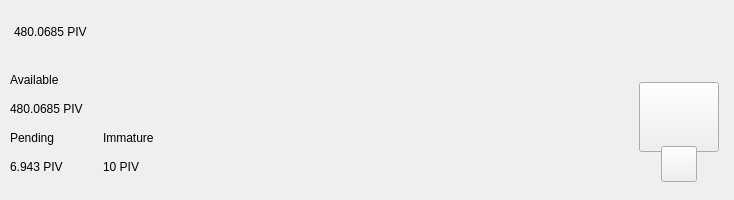
<?xml version="1.0" encoding="UTF-8"?>
<ui version="4.0">
 <class>TopBar</class>
 <widget class="QWidget" name="TopBar">
  <property name="geometry">
   <rect>
    <x>0</x>
    <y>0</y>
    <width>734</width>
    <height>200</height>
   </rect>
  </property>
  <property name="minimumSize">
   <size>
    <width>0</width>
    <height>200</height>
   </size>
  </property>
  <property name="maximumSize">
   <size>
    <width>16777215</width>
    <height>200</height>
   </size>
  </property>
  <property name="windowTitle">
   <string>Form</string>
  </property>
  <layout class="QVBoxLayout" name="verticalLayout_10" stretch="0">
   <property name="spacing">
    <number>0</number>
   </property>
   <property name="leftMargin">
    <number>0</number>
   </property>
   <property name="topMargin">
    <number>0</number>
   </property>
   <property name="rightMargin">
    <number>0</number>
   </property>
   <property name="bottomMargin">
    <number>0</number>
   </property>
   <item>
    <widget class="PFBorderImage" name="containerTop">
     <layout class="QVBoxLayout" name="verticalLayout_11">
      <property name="spacing">
       <number>0</number>
      </property>
      <property name="leftMargin">
       <number>0</number>
      </property>
      <property name="topMargin">
       <number>0</number>
      </property>
      <property name="rightMargin">
       <number>0</number>
      </property>
      <property name="bottomMargin">
       <number>0</number>
      </property>
      <item>
       <widget class="QWidget" name="top_container_2" native="true">
        <property name="minimumSize">
         <size>
          <width>0</width>
          <height>65</height>
         </size>
        </property>
        <layout class="QHBoxLayout" name="top_container">
         <property name="spacing">
          <number>0</number>
         </property>
         <property name="leftMargin">
          <number>14</number>
         </property>
         <property name="topMargin">
          <number>0</number>
         </property>
         <property name="rightMargin">
          <number>14</number>
         </property>
         <property name="bottomMargin">
          <number>0</number>
         </property>
         <item alignment="Qt::AlignVCenter">
          <widget class="QWidget" name="widgetTopAmount" native="true">
           <property name="sizePolicy">
            <sizepolicy hsizetype="Preferred" vsizetype="Maximum">
             <horstretch>0</horstretch>
             <verstretch>0</verstretch>
            </sizepolicy>
           </property>
           <layout class="QHBoxLayout" name="horizontalLayout_5">
            <property name="spacing">
             <number>0</number>
            </property>
            <property name="leftMargin">
             <number>0</number>
            </property>
            <property name="topMargin">
             <number>0</number>
            </property>
            <property name="rightMargin">
             <number>0</number>
            </property>
            <property name="bottomMargin">
             <number>0</number>
            </property>
            <item alignment="Qt::AlignTop">
             <widget class="QLabel" name="labelAmountTopPiv">
              <property name="minimumSize">
               <size>
                <width>0</width>
                <height>36</height>
               </size>
              </property>
              <property name="styleSheet">
               <string notr="true">padding:0px;margin:0px;</string>
              </property>
              <property name="text">
               <string notr="true">480.0685 PIV</string>
              </property>
             </widget>
            </item>
           </layout>
          </widget>
         </item>
         <item>
          <spacer name="horizontalSpacer">
           <property name="orientation">
            <enum>Qt::Horizontal</enum>
           </property>
           <property name="sizeHint" stdset="0">
            <size>
             <width>40</width>
             <height>20</height>
            </size>
           </property>
          </spacer>
         </item>
         <item>
          <layout class="QHBoxLayout" name="horizontalLayout_4">
           <property name="spacing">
            <number>12</number>
           </property>
           <property name="rightMargin">
            <number>0</number>
           </property>
           <item alignment="Qt::AlignRight">
            <widget class="QWidget" name="layoutSync" native="true">
             <property name="minimumSize">
              <size>
               <width>0</width>
               <height>36</height>
              </size>
             </property>
             <property name="maximumSize">
              <size>
               <width>16777215</width>
               <height>36</height>
              </size>
             </property>
             <layout class="QVBoxLayout" name="verticalLayout_9">
              <property name="leftMargin">
               <number>0</number>
              </property>
              <property name="topMargin">
               <number>0</number>
              </property>
              <property name="rightMargin">
               <number>0</number>
              </property>
              <property name="bottomMargin">
               <number>0</number>
              </property>
              <item>
               <widget class="ExpandableButton" name="pushButtonSync" native="true">
                <property name="minimumSize">
                 <size>
                  <width>36</width>
                  <height>36</height>
                 </size>
                </property>
                <property name="maximumSize">
                 <size>
                  <width>16777215</width>
                  <height>36</height>
                 </size>
                </property>
               </widget>
              </item>
             </layout>
            </widget>
           </item>
           <item>
            <widget class="ExpandableButton" name="pushButtonHDUpgrade" native="true">
             <property name="minimumSize">
              <size>
               <width>36</width>
               <height>36</height>
              </size>
             </property>
            </widget>
           </item>
           <item>
            <widget class="ExpandableButton" name="pushButtonStack" native="true">
             <property name="minimumSize">
              <size>
               <width>36</width>
               <height>36</height>
              </size>
             </property>
            </widget>
           </item>
           <item>
            <widget class="ExpandableButton" name="pushButtonColdStaking" native="true">
             <property name="minimumSize">
              <size>
               <width>36</width>
               <height>36</height>
              </size>
             </property>
            </widget>
           </item>
           <item>
            <widget class="ExpandableButton" name="pushButtonConnection" native="true">
             <property name="minimumSize">
              <size>
               <width>36</width>
               <height>36</height>
              </size>
             </property>
            </widget>
           </item>
           <item>
            <widget class="ExpandableButton" name="pushButtonTor" native="true">
             <property name="minimumSize">
              <size>
               <width>36</width>
               <height>36</height>
              </size>
             </property>
            </widget>
           </item>
           <item>
            <widget class="ExpandableButton" name="pushButtonLock" native="true">
             <property name="sizePolicy">
              <sizepolicy hsizetype="Expanding" vsizetype="Expanding">
               <horstretch>0</horstretch>
               <verstretch>0</verstretch>
              </sizepolicy>
             </property>
             <property name="minimumSize">
              <size>
               <width>36</width>
               <height>0</height>
              </size>
             </property>
            </widget>
           </item>
           <item>
            <widget class="ExpandableButton" name="pushButtonTheme" native="true">
             <property name="minimumSize">
              <size>
               <width>36</width>
               <height>36</height>
              </size>
             </property>
             <property name="maximumSize">
              <size>
               <width>16777215</width>
               <height>36</height>
              </size>
             </property>
            </widget>
           </item>
           <item>
            <widget class="ExpandableButton" name="pushButtonFAQ" native="true">
             <property name="minimumSize">
              <size>
               <width>36</width>
               <height>36</height>
              </size>
             </property>
            </widget>
           </item>
          </layout>
         </item>
        </layout>
       </widget>
      </item>
      <item>
       <widget class="QWidget" name="bottom_container" native="true">
        <property name="minimumSize">
         <size>
          <width>0</width>
          <height>135</height>
         </size>
        </property>
        <layout class="QHBoxLayout" name="botton_container">
         <property name="leftMargin">
          <number>10</number>
         </property>
         <property name="topMargin">
          <number>0</number>
         </property>
         <property name="rightMargin">
          <number>10</number>
         </property>
         <property name="bottomMargin">
          <number>10</number>
         </property>
         <item>
          <layout class="QHBoxLayout" name="horizontalLayout_3">
           <property name="bottomMargin">
            <number>9</number>
           </property>
           <item>
            <layout class="QVBoxLayout" name="verticalLayout_7">
             <property name="spacing">
              <number>0</number>
             </property>
             <property name="leftMargin">
              <number>0</number>
             </property>
             <property name="rightMargin">
              <number>30</number>
             </property>
             <item>
              <layout class="QVBoxLayout" name="verticalLayout_2">
               <item>
                <widget class="QLabel" name="labelTitle1">
                 <property name="text">
                  <string>Available</string>
                 </property>
                </widget>
               </item>
               <item>
                <widget class="QLabel" name="labelAmountPiv">
                 <property name="text">
                  <string notr="true">480.0685 PIV</string>
                 </property>
                </widget>
               </item>
              </layout>
             </item>
             <item>
              <layout class="QHBoxLayout" name="horizontalLayout_2">
               <property name="spacing">
                <number>0</number>
               </property>
               <item>
                <layout class="QVBoxLayout" name="verticalLayout_3">
                 <item>
                  <widget class="QLabel" name="labelTitle3">
                   <property name="text">
                    <string>Pending</string>
                   </property>
                  </widget>
                 </item>
                 <item>
                  <widget class="QLabel" name="labelPendingPiv">
                   <property name="text">
                    <string notr="true">6.943 PIV</string>
                   </property>
                  </widget>
                 </item>
                </layout>
               </item>
               <item>
                <spacer name="horizontalSpacer_3">
                 <property name="orientation">
                  <enum>Qt::Horizontal</enum>
                 </property>
                 <property name="sizeType">
                  <enum>QSizePolicy::Fixed</enum>
                 </property>
                 <property name="sizeHint" stdset="0">
                  <size>
                   <width>40</width>
                   <height>20</height>
                  </size>
                 </property>
                </spacer>
               </item>
               <item>
                <layout class="QVBoxLayout" name="verticalLayout_4">
                 <item>
                  <widget class="QLabel" name="labelTitle4">
                   <property name="text">
                    <string>Immature</string>
                   </property>
                  </widget>
                 </item>
                 <item>
                  <widget class="QLabel" name="labelImmaturePiv">
                   <property name="text">
                    <string notr="true">10 PIV</string>
                   </property>
                  </widget>
                 </item>
                </layout>
               </item>
              </layout>
             </item>
            </layout>
           </item>
          </layout>
         </item>
         <item>
          <spacer name="horizontalSpacer_2">
           <property name="orientation">
            <enum>Qt::Horizontal</enum>
           </property>
           <property name="sizeHint" stdset="0">
            <size>
             <width>40</width>
             <height>20</height>
            </size>
           </property>
          </spacer>
         </item>
         <item alignment="Qt::AlignHCenter|Qt::AlignVCenter">
          <widget class="QWidget" name="qrContainer" native="true">
           <property name="sizePolicy">
            <sizepolicy hsizetype="Preferred" vsizetype="Minimum">
             <horstretch>0</horstretch>
             <verstretch>0</verstretch>
            </sizepolicy>
           </property>
           <property name="minimumSize">
            <size>
             <width>90</width>
             <height>110</height>
            </size>
           </property>
           <property name="maximumSize">
            <size>
             <width>90</width>
             <height>110</height>
            </size>
           </property>
           <layout class="QVBoxLayout" name="containerQR">
            <property name="spacing">
             <number>0</number>
            </property>
            <property name="leftMargin">
             <number>5</number>
            </property>
            <property name="topMargin">
             <number>10</number>
            </property>
            <property name="rightMargin">
             <number>5</number>
            </property>
            <property name="bottomMargin">
             <number>0</number>
            </property>
            <item>
             <widget class="QPushButton" name="btnQr">
              <property name="minimumSize">
               <size>
                <width>70</width>
                <height>70</height>
               </size>
              </property>
              <property name="maximumSize">
               <size>
                <width>16777215</width>
                <height>70</height>
               </size>
              </property>
              <property name="focusPolicy">
               <enum>Qt::NoFocus</enum>
              </property>
              <property name="text">
               <string/>
              </property>
              <property name="iconSize">
               <size>
                <width>70</width>
                <height>70</height>
               </size>
              </property>
             </widget>
            </item>
            <item>
             <spacer name="verticalSpacer">
              <property name="orientation">
               <enum>Qt::Vertical</enum>
              </property>
              <property name="sizeType">
               <enum>QSizePolicy::Fixed</enum>
              </property>
              <property name="sizeHint" stdset="0">
               <size>
                <width>20</width>
                <height>20</height>
               </size>
              </property>
             </spacer>
            </item>
            <item alignment="Qt::AlignHCenter|Qt::AlignBottom">
             <widget class="QPushButton" name="pushButtonQR">
              <property name="minimumSize">
               <size>
                <width>36</width>
                <height>36</height>
               </size>
              </property>
              <property name="maximumSize">
               <size>
                <width>36</width>
                <height>36</height>
               </size>
              </property>
              <property name="focusPolicy">
               <enum>Qt::NoFocus</enum>
              </property>
              <property name="text">
               <string/>
              </property>
             </widget>
            </item>
           </layout>
          </widget>
         </item>
        </layout>
       </widget>
      </item>
     </layout>
    </widget>
   </item>
  </layout>
 </widget>
 <customwidgets>
  <customwidget>
   <class>ExpandableButton</class>
   <extends>QWidget</extends>
   <header>qt/ksoc/expandablebutton.h</header>
   <container>1</container>
  </customwidget>
  <customwidget>
   <class>PFBorderImage</class>
   <extends>QFrame</extends>
   <header>qt/ksoc/pfborderimage.h</header>
   <container>1</container>
  </customwidget>
 </customwidgets>
 <resources/>
 <connections/>
</ui>
